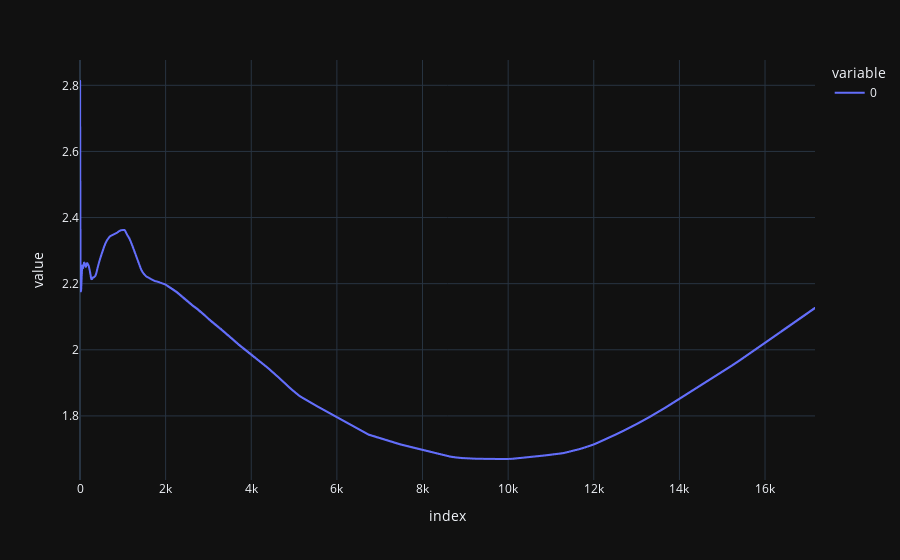

The code cell stored with this chart in its notebook:
### Code cell
px.line(model.predict(X_train))

### Figure 1 — Plotly figure (JSON) as saved in the notebook; plotly's stock layout.template omitted (floating-point values rounded to 4 significant figures; data arrays with more than 128 entries replaced by an {"elided": "..."} marker saying what was removed)
{"data": [{"hovertemplate": "variable=0<br>index=%{x}<br>value=%{y}<extra></extra>", "legendgroup": "0", "line": {"color": "#636efa", "dash": "solid"}, "marker": {"symbol": "circle"}, "mode": "lines", "name": "0", "showlegend": true, "x": {"elided": "17168 int values"}, "xaxis": "x", "y": {"elided": "17168 float values"}, "yaxis": "y", "type": "scattergl"}], "layout": {"xaxis": {"anchor": "y", "domain": [0.0, 1.0], "title": {"text": "index"}}, "yaxis": {"anchor": "x", "domain": [0.0, 1.0], "title": {"text": "value"}}, "legend": {"title": {"text": "variable"}, "tracegroupgap": 0}, "margin": {"t": 60}}}
